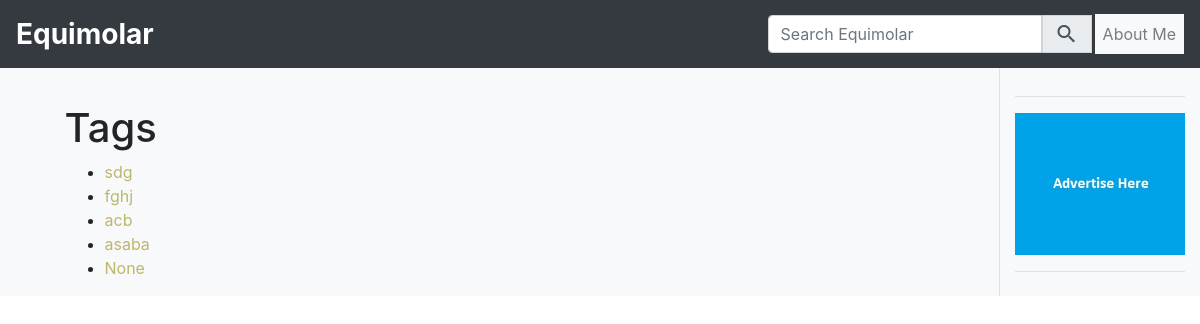
/tags, run on an earlier commit of the app's database.
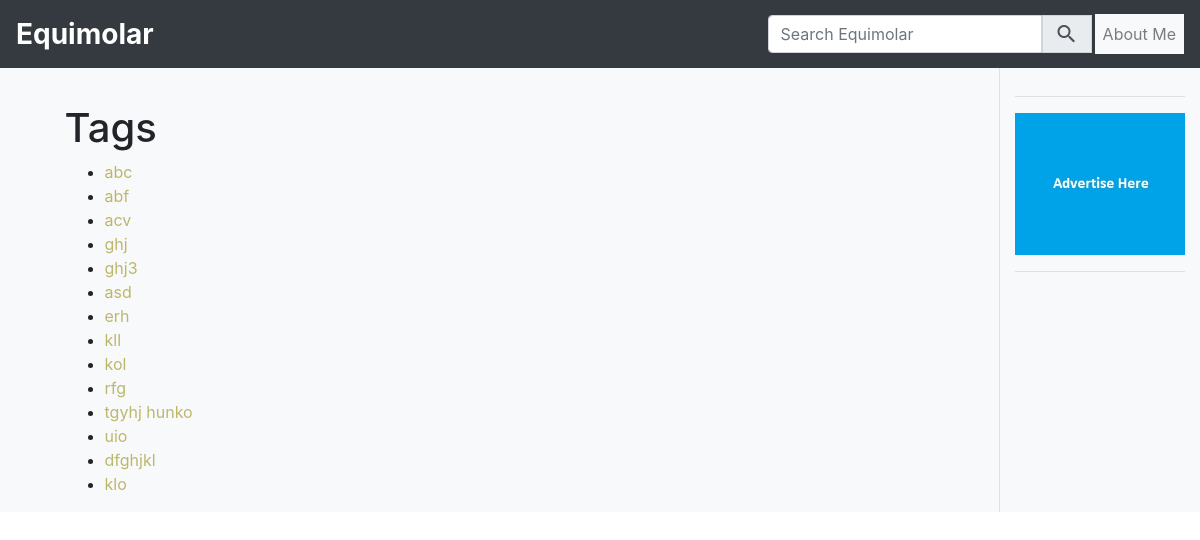
And on a later commit of the database.
### equimolar_blog/models.py (models this page shows, shortened)
class Tag(db.Model):
    __tablename__ = 'tags'
    id = db.Column(db.Integer, primary_key=True)
    name = db.Column(db.String(50), unique=True)

### equimolar_blog/views.py (the view)
@app.route('/tags')
def show_tags():
    tags = Tag.query.all()
    return render_template('equimolar/tags.html',
                           tags=tags)

### equimolar_blog/templates/equimolar/tags.html (shortened to what this page needs)
{% extends 'equimolar/base.html' %}
{% block main %}
  <h1>Tags</h1>
  <ul>
  {% for tag in tags %}
  <li>
  <a href="/tag/{{ tag.id }}">{{ tag.name }}</a>
  </li>
  {% endfor %}
  </ul>
{% endblock %}

### equimolar_blog/templates/equimolar/base.html (shortened to what this page needs)
<!Doctype html>
<html lang='en'>
<head>
    <link rel='stylesheet' href='https://stackpath.bootstrapcdn.com/bootstrap/4.4.1/css/bootstrap.min.css'
>
    <link rel='stylesheet' href='../static/custom-css/colorful.css'>
    <link rel='stylesheet' href='../static/custom-css/equimolar_blog.css'>
</head>
<body>
    <div>
        <nav class='navbar fixed-top navbar-expand-sm navbar-light bg-dark'>
            <a class='navbar-brand' href='/'><strong style="color: white; font-size: 28px">
                {{ config.SITE_NAME }}</strong>
            </a>
            {% block nav_stuffs %}
            <div class='collapse navbar-collapse justify-content-end' id='navbarSupportedContent'>
                <form class='form-inline pr-1' action="{{ url_for('search') }}" method="POST">
                    <div class='input-group'>
                        <input type='text' class='form-control' placeholder='Search Equimolar'
                        name= "search" aria-label='Search' aria-describedby='basic-addon1'>
                        <div class='input-group-prepend'>
                            <button class='input-group-text' type='submit' id='basic-addon1'>
                                <i class='material-icons'>search</i>
                            </button>
                        </div>
                    </div>
                </form>
                <ul class='navbar-nav bg-secondary bg-light'>
                    <li class='nav-item'>
                        <a class='nav-link' href='#'>About Me</a>
                    </li>
                </ul>
            </div>
            {% endblock nav_stuffs %}
        </nav>
        <div class='container-fluid bg-secondary bg-light'>
            <div class='row pt-4 mt-2'>
                <div class='container col-lg-9 mt-5 pt-4'>
                    {% block main %}
                    {% endblock main %}
                </div>
                <nav class='col-lg-2 bg-secondary bg-light' aria-label='Secondary navigation'>
                    <div class='sticky-top pt-5 '>
                        <div class="bg-secondary bg-light">
                            <hr>
                            <img class='mx-auto d-block'
                                alt='advert banner' src='../static/Images/ads0.jpg'>
                            <hr>
                        </div>
                    </div>
                </nav>
            </div>
        </div>
    </div>
</body>
</html>

### equimolar_blog/static/Custom-CSS/equimolar_blog.css (style rules this page uses)
a { color:darkkhaki; text-decoration: green; }
img { max-width: 100%; height: auto; }

What changed in the data, as far as the page shows it:
changed Tag: name "sdg" → "abc"
changed Tag: name "fghj" → "abf"
changed Tag: name "acb" → "acv"
changed Tag: name "asaba" → "ghj"
changed Tag: name "None" → "ghj3"
added Tag: name "asd"
added Tag: name "erh"
added Tag: name "kll"
added Tag: name "kol"
added Tag: name "rfg"
added Tag: name "tgyhj hunko"
added Tag: name "uio"
added Tag: name "dfghjkl"
added Tag: name "klo"
